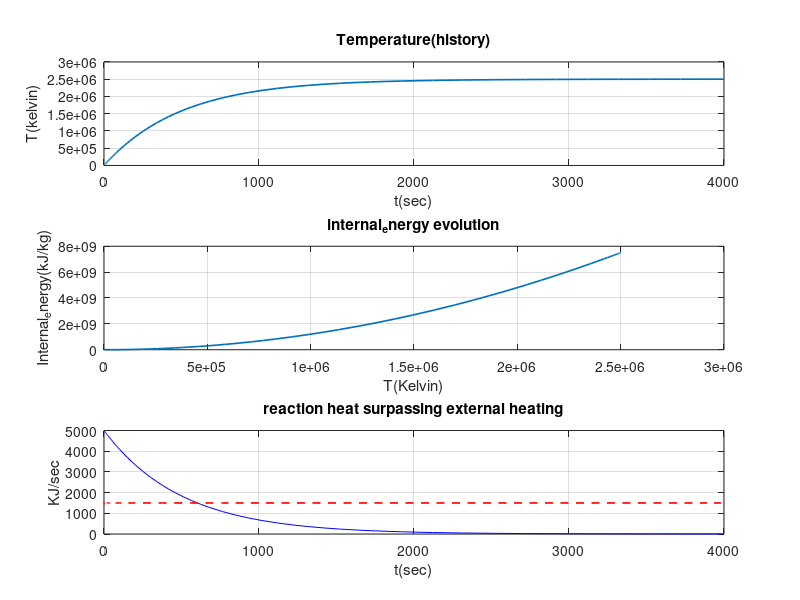
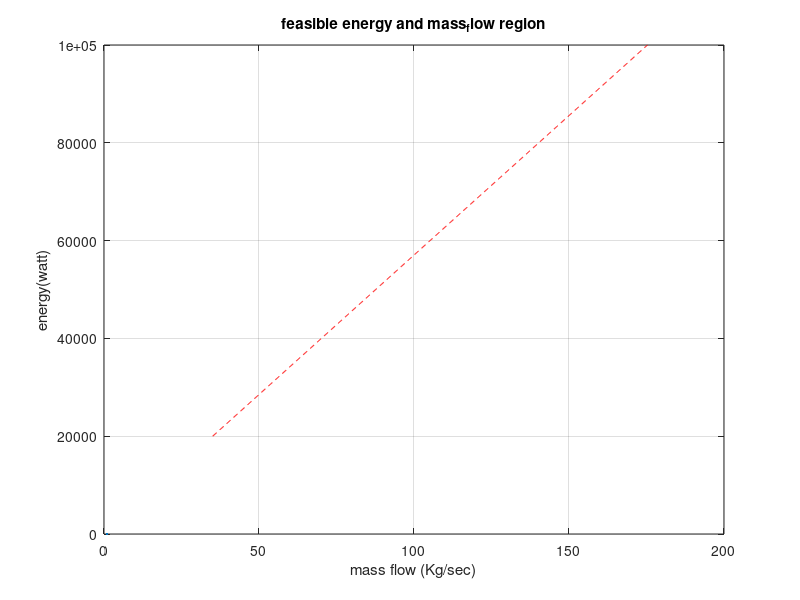
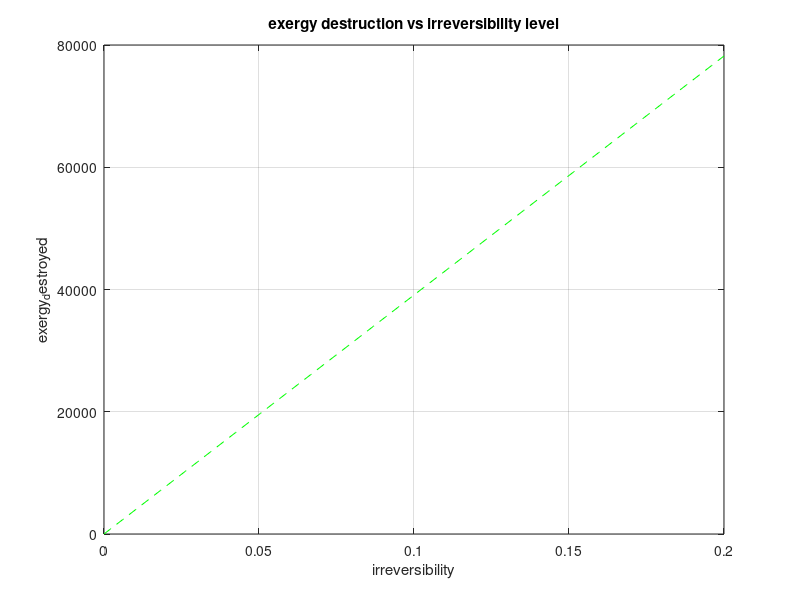
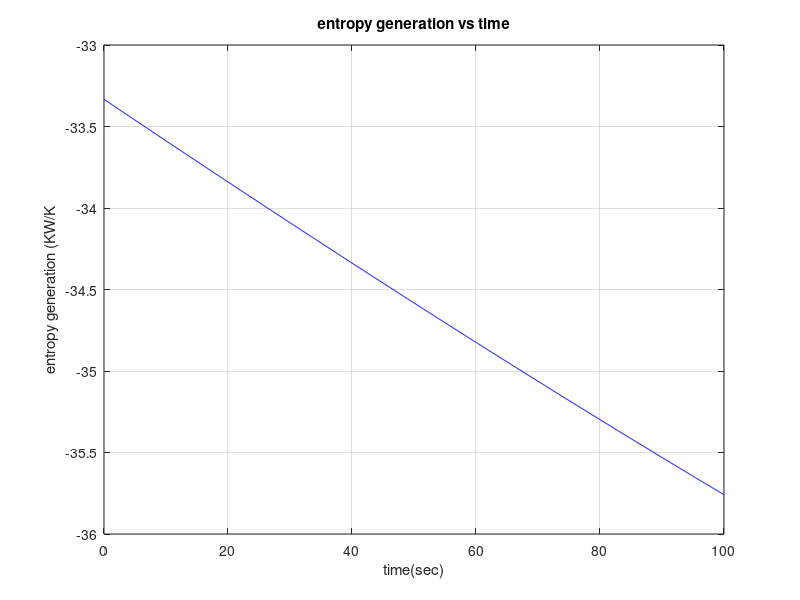

Source code (MATLAB) for these figures, in order: (Note: this script raises an error after producing the figures.)

%%% PROBLEM 1   %%%%%%%%%%%%%%%%%%%%%%%%%%%%%%%%%%%%%%%%%%%%%%%%%

% Analytical solution (calculated exactly exactly)

analytical_Change_in_internal_energy   =  700*(820-320) + ((0.35/2)*(820.^2 - 320.^2)) - (((2*10.^-4)/3)*(820.^3 - 320.^3));
% energy_change = 4.151766666666667e+05;



% solution using integeral() function

cv = @(T)700 + 0.35*T - 2*10.^-4*T.^2;
integeral_energy_change = integral(cv,320,820);
% eneryg_change = 4.151766666666667e+05


 
 % solution using trapz() function

T = linspace(320,820,1000);
cv_new = cv(T);
trapz_energy_change = trapz(T,cv_new);
% energy_change = 4.151766624916542e+05


energy_change = 4.151766666666667e+05;

for i=2:1000
    
    T_new = linspace(320,820,i);
    cv_min = cv(T_new);
    change_in_energy = trapz(T_new,cv_min);
    error = abs(change_in_energy - energy_change)/energy_change;
    if error < 0.001
        minimum_grid = i;
       break; 
    end
    
    
end

compare1 = analytical_Change_in_internal_energy-integeral_energy_change;
disp(compare1)
compare2 = analytical_Change_in_internal_energy-trapz_energy_change;
disp(compare2)
disp(minimum_grid)
disp(analytical_Change_in_internal_energy)
disp(integeral_energy_change)
disp(trapz_energy_change)







%%% PROBLEM 2 %%%%%%%%%%%%%%%%%%%%%%%%%%%%%%%%%%%%%%%%%%%%%%%

% All the equations
internal_energy = @(T)450 + 1.1*T + 0.0012*T.^2;   % internal energy equation
q_ext = @(t)5000*exp(-0.002*t);   % external heat addition
r_heat = @(T)1500*(1-exp(-0.01*T));  % reaction heat addition
der_int_energy = @(T)1.1 + 0.0024*T;  % derivative of internal enegy equation with respect to T (temperature)
energy_balance = @(t,T)q_ext(t) + r_heat(T);  %  energy balance equation
ode = @(t,T) q_ext(t) + r_heat(T)./der_int_energy(T);   % ODE as a function of (t,T)

tspan = [0 4000];     % interval in which we have to integrate
[t,T] = ode45(ode,tspan,300);  %  solving the ODE using ode45
internal_energy_value = internal_energy(T);   %  value of internal energy at all values of T(temperature) obtained from ODE
surpass_index = find((q_ext(t)< r_heat(T)) ,1, 'first');  % finding the index at which reaction heat contribution is surpassing external heating

q_values = q_ext(t);     % external heating contribution at all values of t(time)
r_values = r_heat(T);    % reaction heating contribution at all values of T (temperature)
surpass_t = t(surpass_index);  %  time when reaction heat contribution is surpassing 
surpass_T = T(surpass_index);  %  Temperature when reaction heta contribution is surpassing

% Plotting the figures;

%figure;
subplot(3,1,1);   % this figure recovers the Temperature history 
plot(t,T,'LineWidth',1.2)
xlabel('t(sec)'); 
ylabel('T(kelvin)');
title('Temperature(history)')
grid on;

subplot(3,1,2);    % this figure gives the evolution of the internal energy
plot(T,internal_energy_value,'LineWidth',1.2);
xlabel('T(Kelvin)');
ylabel('Internal_energy(kJ/kg)');
title('internal_energy evolution');
grid on;

subplot(3,1,3);     % tis figures clearly shows when the reaction heat is surpassing the external heat contribution
plot(t,q_values,'b-',t,r_values,'r--','LineWidth',1.2);
xlabel('t(sec)');
ylabel('KJ/sec');
title('reaction heat surpassing external heating');
grid on;



%%%  PROBLEM 3 %%%%%%%%%%%%%%%%%%%%%%%%%%%%%%%%%%%%%%%%%%%%%%%%%%%%%

Cp = 1.05;   % KJ/Kg.K
R = 0.287;   
T1 = 300;  % kelvin       %% initial guss for temperature

T = @(P)T1*P.^0.21875;   % temperature as a function of pressure

Z = @(P)1 + 0.0008*P - (120./T(P));  % analytic model for real gas
p1 = 1; p2 = 20;     % pressure range for integration


ds_real = @(P)Cp*(0.21875./P) - R*(Z(P)./P);   % infinitesimal entropy for real gas
entropy_change_real = integral(ds_real,p1,p2);  % entropy chage for real gas

ds_ideal = @(P)Cp*(0.21875./P) - (R./P);      % infinitesimal entropy change for ideal gas
entropy_change_ideal = integral(ds_ideal,p1,p2);   % entropy change for ideal gas

% percentage deviation from ideal gas
percentage_deviation = ((entropy_change_real-entropy_change_ideal)/abs(entropy_change_ideal))*100;   

% Real gas influence
%%%  Because in real gas Z<1 it decrease the second negative term in the
%%%  integeral and the positive term temperature dominates which gives us
%%%  net positive entropy change




%%% PROBLEM 4 %%%%%%%%%%%%%%%%%%%%%%%%%%%%%%%%%%%%%%%%%%%%%%%%%%%%%%%


T1 = 310; T2 = 670; Tb = 300;  % temperatures are in kelvin


enthalpy = @(Te)300 + 2.5*Te + 0.0007*Te.^2;
entropy = @(Te)2.0*log(Te) + 0.001*Te;

%energy_range = mass_flow*(enthalpy(T2)-enthalpy(T1));
%S_gen = mass_flow*(entropy(T2)-entropy(T1)) - energy/Tb;


energy_range =linspace(20e3,100e3,1000);

mass_flow = energy_range/(Tb*(entropy(T2)-entropy(T1)));

figure;
plot(mass_flow,energy_range,'r--',LineWidth=1.2);
xlabel('mass flow (Kg/sec)')
ylabel('energy(watt)')
title('feasible energy and mass_flow region')
grid on;





%%% PROBLEM 5 %%%%%%%%%%%%%%%%%%%%%%%%%%%%%%%%%%%%%%%%%%%%%%%%%%%%%%%%%

T0 = 298;
cp = @(T)1200 + 0.4*T - (1.2e-4)*T.^2;
equation = @(T)cp(T)./T;
entropy_change = integral(equation,350,900);
exergy_destroyed1 = T0*0.02*entropy_change;
exergy_destroyed2 = T0*0.10*entropy_change;

irre = linspace(0,0.20,100);
exergy_destroyed = T0*irre*entropy_change;

figure;
plot(irre,exergy_destroyed,'g--')
xlabel('irreversibility');
ylabel('exergy_destroyed');
title('exergy destruction vs irreversibility level');
grid on;






%%% PROBLEM 6 %%%%%%%%%%%%%%%%%%%%%%%%%%%%%%%%%%%%%%%%%%%%%%%%%%%%%%%%%

Th = @(t)900 - 300*exp(-0.0008*t);
Tc = @(t)300 + 40*sin(0.002*t);

effic = @(t)1 - (Tc(t)./Th(t));

Qin = @(t)20000*(1 + 0.3*sin(0.003*t));

power = @(t)effic(t).*Qin(t);
work = integral(power,0,100);
time = linspace(0,100,1000);
power1 = power(time);
work1 = trapz(time,power1);

entropy_gen = @(t)(Qin(t)./Th(t) - Qin(t)./Tc(t));
time1 = linspace(0,100,1000);
entropy_gen = entropy_gen(time1);


figure;
plot(time1,entropy_gen,'b-')
xlabel('time(sec)');
ylabel('entropy generation (KW/K')
title('entropy generation vs time')
grid on;





%%% PROBLEM 7 %%%%%%%%%%%%%%%%%%%%%%%%%%%%%%%%%%%%%%%%%%%%%%%%%%%%%%%%%%

m = 1.25;
R = 0.287;
Pa = 1; Pb = 10; 
TA = 300;
TB = (10.^0.2)*TA;

 U = @(T)500 + 0.8*T + (1.5e-3)*T.^2;

 change_in_U = U(TB)-U(TA);
 W = (R./(1-m))*(TB-TA);
 H = change_in_U + W;







 %%% PROBLEM 8 %%%%%%%%%%%%%%%%%%%%%%%%%%%%%%%%%%%%%%%%%%%%%%%%%%%%%%%%%
 
 C = 2.5; N = 1000;
 q_total = 5e5;
 Tb = 300;
 tf = 2000;
 dt = tf/N;
 Tf = linspace(0,tf,N);

 q_uni = q_total/tf * ones(1,N);
 q_opt = linspace(0,2*q_total/tf,N);
 q_opt = q_opt * (q_total/sum(q_opt*dt));


 T_uni = T0 + cumsum(q_uni)*dt/C;
 T_opt = T0 + cumsum(q_opt)*dt/C;

 S_uni = sum((q_uni./T_uni - q_uni/Tb)*dt);
 S_opt = sum((q_opt./T_opt - q_opt/Tb)*dt);

 figure;
 plot(Tf,q_uni,'b--',Tf,q_opt,'LineWidth',1.2);
 xlabel('Time (s)'); ylabel('q(t)');
 legend('Uniform','Optimal'); grid on;

 figure;
 plot(Tf,T_uni,'r--',Tf,T_opt,'LineWidth',1.2);
 xlabel('Time (s)'); ylabel('Temperature (K)');
 legend('Uniform','Optimal'); grid on;






 %%% SOLUTION 9 %%%%%%%%%%%%%%%%%%%%%%%%%%%%%%%%%%%%%%%%%%%%%%%%%%%%%


 A = 1e5;
 E = 45;  % kJ/mol
 R = 8.314e-3;
 c = 1.8; % kj/K

 t_guess = 300;
 tspan = linspace(0,1000,1000);

 r = @(Temp)A*exp(-E./(R*Temp));
 differ_T = @(tim,Temp)(r(Temp)+ 2000*exp(-0.001*tim))./c;

 [tim,Temp] = ode45(differ_T,tspan,t_guess);

 noise_T = Temp.*(1 + 0.01*randn(size(Temp)));

 figure;
 plot(tim,noise_T,'o',tim,Temp,'LineWidth',1.2);
 xlabel('Time (s)'); ylabel('Temperature (K)');
 legend('Noisy data','True');
 grid on;


 %%% SOLUTION 10 %%%%%%%%%%%%%%%%%%%%%%%%%%%%%%%%%%%%%%%%%%%%%%%%%%%%%%%



 clc; clear; close all;


Tc = 270;          % K
Th = 320;          % K
alpha = 0.02;
k = 50;


COP = @(rp) 5.4*(1 - alpha*(rp-1).^2./rp);
Wc  = @(rp) k*(sqrt(rp) - 1);


obj = @(rp) -COP(rp);


lb = 1.1;
ub = 6;


rp0 = 2;


options = optimoptions('fmincon','Display','iter');
[rp_opt, fval] = fmincon(obj,rp0,[],[],[],[],lb,ub,@entropy_constraint, options);

COP_opt = COP(rp_opt);

rp = linspace(1.1,6,400);
COP_vals = COP(rp);
Wc_vals  = Wc(rp);

Sgen = Wc_vals .*(COP_vals.*(1/Th - 1/Tc) + 1/Tc);

feasible = Sgen <= 0.05;

% Plot 1: COP vs pressure ratio
figure;
plot(rp, COP_vals,'LineWidth',2); grid on;
xlabel('Pressure ratio r_p');
ylabel('COP');
title('COP vs Pressure Ratio');

% Plot 2: Entropy generation vs pressure ratio
figure;
plot(rp, Sgen,'LineWidth',2); hold on;
yline(0.05,'r--','Entropy limit');
grid on;
xlabel('Pressure ratio r_p');
ylabel('Entropy generation (kJ/K)');
title('Entropy Generation vs Pressure Ratio');

% Plot 3: Feasible region
figure;
plot(rp, COP_vals,'b','LineWidth',2); hold on;
plot(rp(~feasible), COP_vals(~feasible),'r','LineWidth',2);
grid on;
xlabel('Pressure ratio r_p');
ylabel('COP');
legend('Feasible','Infeasible');
title('Feasible Region under Entropy Constraint');

function [c_new, ceq] = entropy_constraint(rp)

Tc = 270;
Th = 320;
alpha = 0.02;
k = 50;

COP = 5.4*(1 - alpha*(rp-1).^2./rp);
Wc  = k*(sqrt(rp) - 1);

Sgen = Wc*(COP*(1/Th - 1/Tc) + 1/Tc);

c_new = Sgen - 0.05;   
ceq = [];

end





























